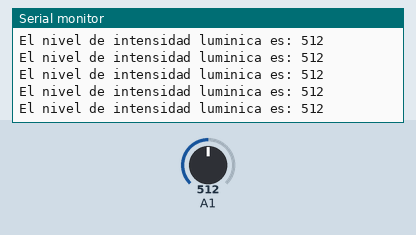
This sketch was run on a simulated Arduino Uno, built with avr-gcc and run on an emulated ATmega328P. Shown: the last lines printed to the serial monitor. The test bench sets the inputs (shaded band); at power-on: A1 = 512.

Above: at 1.2 s.
1.3 s: A1 set to 106
At 1.43 s:
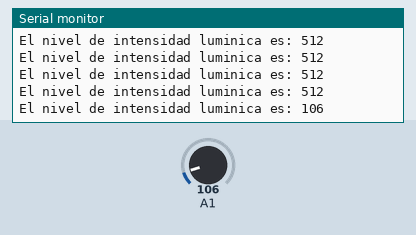
4.3 s: A1 set to 92
At 4.33 s:
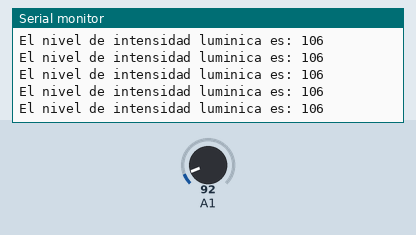
11.8 s: A1 set to 8
At 11.82 s:
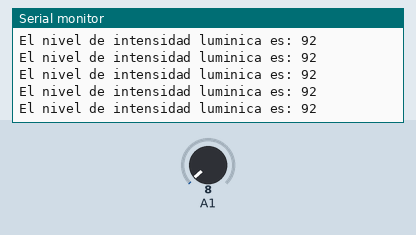
14.8 s: A1 set to 11
At 14.83 s:
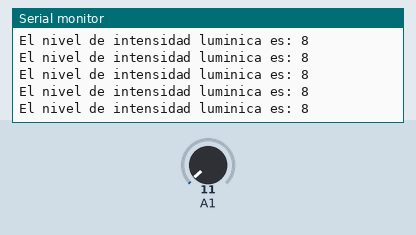
Timing chart, 0 to 17.8 s (numbered marks = the images above; inputs shaded):
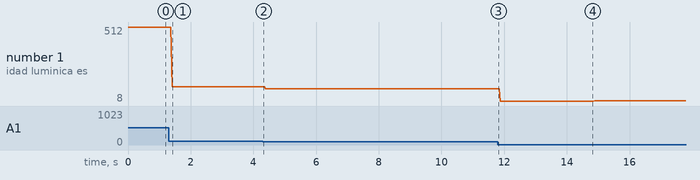

Measured:
- after the input at 1.3 s, the serial monitor: prints a new line after 0.11 s (image 1)
- plotted number 1: 512 → 106 after the input at 1.3 s, 106 → 92 after the input at 4.3 s, 92 → 8 after the input at 11.8 s, 8 → 11 after the input at 14.8 s

The sketch:

Senson_luminico.ino
```cpp
void setup() {
  // put your setup code here, to run once:
  Serial.begin(9600);
}

void loop() {
  // put your main code here, to run repeatedly:
  int v = analogRead(A1);

  Serial.print("El nivel de intensidad luminica es: ");
  Serial.println(v);
}
```
